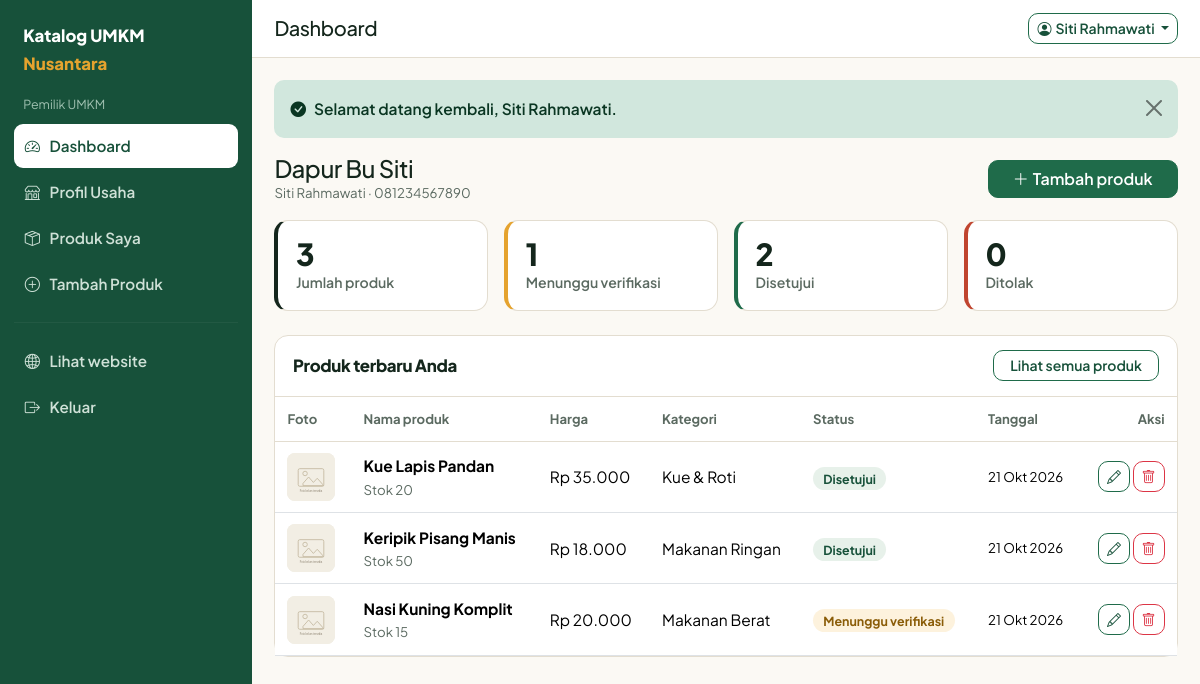
The page /pemilik/index.php (signed in) on the database its author committed.
### tables this page shows
CREATE TABLE `umkm` (
  `id`           INT AUTO_INCREMENT PRIMARY KEY,
  `user_id`      INT NOT NULL,
  `nama_usaha`   VARCHAR(150) NOT NULL,
  `nama_pemilik` VARCHAR(100) NOT NULL,
  `alamat`       TEXT NULL,
  `no_telepon`   VARCHAR(20) NOT NULL,
  `deskripsi`    TEXT NULL,
  `foto_umkm`    VARCHAR(255) NULL,
  `status`       ENUM('menunggu','disetujui','ditolak') NOT NULL DEFAULT 'menunggu',
  `created_at`   TIMESTAMP NOT NULL DEFAULT CURRENT_TIMESTAMP,
  `updated_at`   TIMESTAMP NOT NULL DEFAULT CURRENT_TIMESTAMP ON UPDATE CURRENT_TIMESTAMP,
  UNIQUE KEY `uk_umkm_user` (`user_id`),
  CONSTRAINT `fk_umkm_user` FOREIGN KEY (`user_id`) REFERENCES `users` (`id`) ON DELETE CASCADE
);

CREATE TABLE `products` (
  `id`               INT AUTO_INCREMENT PRIMARY KEY,
  `umkm_id`          INT NOT NULL,
  `category_id`      INT NULL,
  `nama_produk`      VARCHAR(150) NOT NULL,
  `deskripsi`        TEXT NULL,
  `harga`            DECIMAL(12,2) NOT NULL DEFAULT 0,
  `stok`             INT NOT NULL DEFAULT 0,
  `no_wa`            VARCHAR(20) NULL,            
  `foto_produk`      VARCHAR(255) NULL,
  `status`           ENUM('menunggu','disetujui','ditolak') NOT NULL DEFAULT 'menunggu',
  `alasan_penolakan` TEXT NULL,
  `created_at`       TIMESTAMP NOT NULL DEFAULT CURRENT_TIMESTAMP,
  `updated_at`       TIMESTAMP NOT NULL DEFAULT CURRENT_TIMESTAMP ON UPDATE CURRENT_TIMESTAMP,
  KEY `idx_produk_status` (`status`),
  KEY `idx_produk_umkm` (`umkm_id`),
  KEY `idx_produk_kategori` (`category_id`),
  CONSTRAINT `fk_produk_umkm` FOREIGN KEY (`umkm_id`) REFERENCES `umkm` (`id`) ON DELETE CASCADE,
  CONSTRAINT `fk_produk_kategori` FOREIGN KEY (`category_id`) REFERENCES `categories` (`id`) ON DELETE SET NULL
);

CREATE TABLE `categories` (
  `id`            INT AUTO_INCREMENT PRIMARY KEY,
  `nama_kategori` VARCHAR(80) NOT NULL,
  `deskripsi`     VARCHAR(255) NULL,
  UNIQUE KEY `uk_kategori_nama` (`nama_kategori`)
);

### config/database.php (called while the page is built, shortened)
<?php
function db()
{
    static $pdo = null;
    if ($pdo === null) {
        $dsn = 'mysql:host=' . DB_HOST . ';dbname=' . DB_NAME . ';charset=utf8mb4';
        try {
            $pdo = new PDO($dsn, DB_USER, DB_PASS, [
                PDO::ATTR_ERRMODE            => PDO::ERRMODE_EXCEPTION,
                PDO::ATTR_DEFAULT_FETCH_MODE => PDO::FETCH_ASSOC,
                PDO::ATTR_EMULATE_PREPARES   => false,
            ]);
        } catch (PDOException $e) {
            error_log('Koneksi database gagal: ' . $e->getMessage());
            exit('Koneksi ke database gagal. Periksa kembali file config/database.php dan pastikan MySQL sudah berjalan.');
        }
    }
    return $pdo;
}

### includes/tabel_produk_pemilik.php (the view, shortened to what this page needs)
<div class="table-responsive">
  <table class="table align-middle mb-0">
    <thead>
      <tr>
        <th>Foto</th>
        <th>Nama produk</th>
        <th>Harga</th>
        <th>Kategori</th>
        <th>Status</th>
        <th>Tanggal</th>
        <th class="text-end">Aksi</th>
      </tr>
    </thead>
    <tbody>
    <?php foreach ($daftar as $row): ?>
      <tr>
        <td><img class="foto-tabel" src="<?= gambar('produk', $row['foto_produk']) ?>" alt="Foto <?= e($row['nama_produk']) ?>"></td>
        <td>
          <div class="fw-bold"><?= e($row['nama_produk']) ?></div>
          <div class="bantuan">Stok <?= (int) $row['stok'] ?></div>
        </td>
        <td><?= rupiah($row['harga']) ?></td>
        <td><?= e($row['nama_kategori'] ?? 'Tanpa kategori') ?></td>
        <td>
          <?= status_badge($row['status']) ?>
        </td>
        <td class="bantuan"><?= tanggal_id($row['created_at']) ?></td>
        <td class="text-end text-nowrap">
          <a class="btn btn-garis btn-sm" href="<?= url('pemilik/produk-edit.php?id=' . (int) $row['id']) ?>" title="Edit produk"><i class="bi bi-pencil"></i></a>
          <button type="button" class="btn btn-outline-danger btn-sm tombol-hapus"
                  data-nama="<?= e($row['nama_produk']) ?>"
                  data-id="<?= (int) $row['id'] ?>"
                  data-aksi="<?= url('pemilik/produk.php') ?>" title="Hapus produk"><i class="bi bi-trash"></i></button>
        </td>
      </tr>
    <?php endforeach; ?>
    </tbody>
  </table>
</div>

### includes/panel_header.php (shortened to what this page needs)
<?php
$judul     = $judul     ?? 'Dashboard';
$menuAktif = $menuAktif ?? '';
$u         = user();
if (is_admin()) {
    $menungguCount = (int) db()->query("SELECT COUNT(*) FROM products WHERE status = 'menunggu'")->fetchColumn();
    $menu = [
        'dashboard' => ['Dashboard',     'admin/index.php',    'speedometer2', null],
        'umkm'      => ['Data UMKM',     'admin/umkm.php',     'shop',         null],
        'produk'    => ['Semua Produk',  'admin/produk.php',   'box-seam',     null],
        'verifikasi'=> ['Verifikasi',    'admin/produk.php?status=menunggu', 'patch-check', $menungguCount ?: null],
        'kategori'  => ['Kategori',      'admin/kategori.php', 'tags',         null],
        'laporan'   => ['Laporan',       'admin/laporan.php',  'file-earmark-text', null],
    ];
    $peran = 'Admin';
} else {
    $menu = [
        'dashboard' => ['Dashboard',      'pemilik/index.php',         'speedometer2',  null],
        'profil'    => ['Profil Usaha',   'pemilik/profil.php',        'shop',          null],
        'produk'    => ['Produk Saya',    'pemilik/produk.php',        'box-seam',      null],
        'tambah'    => ['Tambah Produk',  'pemilik/produk-tambah.php', 'plus-circle',   null],
    ];
    $peran = 'Pemilik UMKM';
}
function gambar_menu(array $menu, $menuAktif)
{
    foreach ($menu as $kunci => $m) {
        $aktif = $menuAktif === $kunci ? ' aktif' : '';
        echo '<a class="menu' . $aktif . '" href="' . url($m[1]) . '">'
           . '<i class="bi bi-' . e($m[2]) . '"></i><span>' . e($m[0]) . '</span>';
        echo '</a>';
    }
}
?>
<!DOCTYPE html>
<html lang="id">
<head>
<link href="https://cdn.jsdelivr.net/npm/bootstrap@5.3.3/dist/css/bootstrap.min.css" rel="stylesheet">
<link href="https://cdn.jsdelivr.net/npm/bootstrap-icons@1.11.3/font/bootstrap-icons.min.css" rel="stylesheet">
<link href="<?= asset('css/style.css') ?>" rel="stylesheet">
</head>
<body>
<div class="panel-wrap">
  <aside class="sidebar">
    <a class="merek" href="<?= url('index.php') ?>">Katalog UMKM <span>Nusantara</span></a>
    <div class="peran"><?= e($peran) ?></div>
    <?php gambar_menu($menu, $menuAktif); ?>
    <hr>
    <a class="menu" href="<?= url('index.php') ?>"><i class="bi bi-globe2"></i><span>Lihat website</span></a>
    <a class="menu" href="<?= url('auth/logout.php') ?>"><i class="bi bi-box-arrow-right"></i><span>Keluar</span></a>
  </aside>
  <div class="panel-isi">
    <header class="panel-atas">
      <div class="d-flex align-items-center gap-2">
        <div>
          <h1 class="h5 mb-0"><?= e($judul) ?></h1>
        </div>
      </div>
      <div class="dropdown">
        <button class="btn btn-garis btn-sm dropdown-toggle" data-bs-toggle="dropdown" aria-expanded="false">
          <i class="bi bi-person-circle me-1"></i><span class="d-none d-sm-inline"><?= e($u['nama']) ?></span>
        </button>
      </div>
    </header>
    <main class="panel-konten">
      <?php tampilkan_notif(); ?>

### includes/functions.php (shortened to what this page needs)
<?php
function e($value)
{
    return htmlspecialchars((string) $value, ENT_QUOTES, 'UTF-8');
}
function url($path = '')
{
    return BASE_URL . '/' . ltrim($path, '/');
}
function asset($path)
{
    return url('assets/' . ltrim($path, '/'));
}
function gambar($folder, $file)
{
    return asset('img/placeholder-' . ($folder === 'umkm' ? 'umkm' : 'produk') . '.svg');
}
function rupiah($angka)
{
    return 'Rp ' . number_format((float) $angka, 0, ',', '.');
}
function tanggal_id($datetime, $denganJam = false)
{
    $bulan = [1 => 'Jan', 'Feb', 'Mar', 'Apr', 'Mei', 'Jun', 'Jul', 'Agu', 'Sep', 'Okt', 'Nov', 'Des'];
    $t = strtotime($datetime);
    $hasil = date('j', $t) . ' ' . $bulan[(int) date('n', $t)] . ' ' . date('Y', $t);
    return $denganJam ? $hasil . ', ' . date('H:i', $t) : $hasil;
}
function tampilkan_notif()
{
    $peta = ['sukses' => 'success', 'gagal' => 'danger', 'info' => 'info'];
    $ikon = ['sukses' => 'check-circle-fill', 'gagal' => 'exclamation-triangle-fill', 'info' => 'info-circle-fill'];
    foreach ($_SESSION['flash'] as $f) {
        $kelas = $peta[$f['tipe']] ?? 'info';
        echo '<div class="alert alert-' . $kelas . ' alert-dismissible fade show notif" role="alert">'
           . '<i class="bi bi-' . ($ikon[$f['tipe']] ?? 'info-circle-fill') . ' me-2"></i>' . e($f['pesan'])
           . '<button type="button" class="btn-close" data-bs-dismiss="alert" aria-label="Tutup"></button></div>';
    }
}
function user()
{
    return $_SESSION['user'] ?? null;
}
function sudah_login()
{
    return user() !== null;
}
function is_admin()
{
    return sudah_login() && user()['role'] === 'admin';
}
function is_pemilik()
{
    return sudah_login() && user()['role'] === 'umkm';
}
function umkm_saya()
{
    $stmt = db()->prepare('SELECT * FROM umkm WHERE user_id = ? LIMIT 1');
    $stmt->execute([user()['id']]);
    $data = $stmt->fetch();
    return $data ?: null;
}
function status_teks($status)
{
    $peta = [
        ST_MENUNGGU  => 'Menunggu verifikasi',
        ST_DISETUJUI => 'Disetujui',
        ST_DITOLAK   => 'Ditolak',
    ];
    return $peta[$status] ?? $status;
}
function status_badge($status)
{
    $kelas = [
        ST_MENUNGGU  => 'badge-menunggu',
        ST_DISETUJUI => 'badge-disetujui',
        ST_DITOLAK   => 'badge-ditolak',
    ];
    return '<span class="badge-status ' . ($kelas[$status] ?? '') . '">' . e(status_teks($status)) . '</span>';
}

### pemilik/index.php (shortened to what this page needs)
<?php
$umkm = umkm_saya();
$stat = ['total' => 0, 'menunggu' => 0, 'disetujui' => 0, 'ditolak' => 0];
$daftar = [];
if ($umkm) {
    $s = db()->prepare(
        "SELECT COUNT(*) AS total,
                SUM(status = 'menunggu')  AS menunggu,
                SUM(status = 'disetujui') AS disetujui,
                SUM(status = 'ditolak')   AS ditolak
         FROM products WHERE umkm_id = ?"
    );
    $s->execute([$umkm['id']]);
    $hasil = $s->fetch();
    $stat = [
        'total'     => (int) $hasil['total'],
        'menunggu'  => (int) $hasil['menunggu'],
        'disetujui' => (int) $hasil['disetujui'],
        'ditolak'   => (int) $hasil['ditolak'],
    ];
    $d = db()->prepare(
        'SELECT p.*, c.nama_kategori
         FROM products p LEFT JOIN categories c ON c.id = p.category_id
         WHERE p.umkm_id = ? ORDER BY p.created_at DESC LIMIT 5'
    );
    $d->execute([$umkm['id']]);
    $daftar = $d->fetchAll();
}
$judul     = 'Dashboard';
require_once APP_ROOT . '/includes/panel_header.php';
?>
<?php if (!$umkm): ?>
  <div class="kotak">
    <div class="kotak-badan text-center py-5">
      <h2 class="h5">Lengkapi profil usaha dulu</h2>
      <p class="bantuan">Produk baru bisa ditambahkan setelah data usaha Anda terisi.</p>
      <a class="btn btn-utama px-4" href="<?= url('pemilik/profil.php') ?>">Isi profil usaha</a>
    </div>
  </div>
<?php else: ?>
  <div class="d-flex justify-content-between align-items-center flex-wrap gap-2 mb-3">
    <div>
      <h2 class="h4 mb-0"><?= e($umkm['nama_usaha']) ?></h2>
      <p class="bantuan mb-0"><?= e($umkm['nama_pemilik']) ?> &middot; <?= e($umkm['no_telepon']) ?></p>
    </div>
    <a class="btn btn-utama px-4" href="<?= url('pemilik/produk-tambah.php') ?>"><i class="bi bi-plus-lg me-1"></i>Tambah produk</a>
  </div>
  <div class="row g-3 mb-4">
    <div class="col-6 col-lg-3"><div class="statistik tepi-tinta"><div class="angka"><?= $stat['total'] ?></div><div class="label">Jumlah produk</div></div></div>
    <div class="col-6 col-lg-3"><div class="statistik tepi-kunyit"><div class="angka"><?= $stat['menunggu'] ?></div><div class="label">Menunggu verifikasi</div></div></div>
    <div class="col-6 col-lg-3"><div class="statistik tepi-hijau"><div class="angka"><?= $stat['disetujui'] ?></div><div class="label">Disetujui</div></div></div>
    <div class="col-6 col-lg-3"><div class="statistik tepi-bata"><div class="angka"><?= $stat['ditolak'] ?></div><div class="label">Ditolak</div></div></div>
  </div>
  <div class="kotak">
    <div class="kotak-kepala">
      <h2>Produk terbaru Anda</h2>
      <a class="btn btn-garis btn-sm px-3" href="<?= url('pemilik/produk.php') ?>">Lihat semua produk</a>
    </div>
    <?php if ($daftar): ?>
      <?php require APP_ROOT . '/includes/tabel_produk_pemilik.php'; ?>
    <?php endif; ?>
  </div>
<?php endif; ?>
<?php require_once APP_ROOT . '/includes/panel_footer.php'; ?>

### assets/css/style.css (style rules this page uses)
:root { --kertas: #fbf9f4; --kertas-tua: #f2eee4; --tinta: #14261c; --tinta-lembut: #5b6a61; --hijau: #1f6b4a; --hijau-tua: #17513a; --hijau-muda: #e7f1ea; --kunyit: #e5a32e; --kunyit-muda: #fdf2dd; --bata: #c0452f; --bata-muda: #fbe8e4; --wa: #1fae56; --garis: #e3ddd0; --radius: 14px; --bayang: 0 1px 2px rgba(20, 38, 28, .06), 0 8px 24px -16px rgba(20, 38, 28, .35); --bs-primary: #1f6b4a; --bs-primary-rgb: 31, 107, 74; --bs-body-font-family: "Plus Jakarta Sans", system-ui, -apple-system, "Segoe UI", sans-serif; }
body { background: var(--kertas); color: var(--tinta); font-family: var(--bs-body-font-family); font-size: 15.5px; line-height: 1.65; }
h1, h2, h3, h4, h5, .h1, .h2, .h3 { font-weight: 800; letter-spacing: -.02em; color: var(--tinta); }
h1 { font-size: clamp(1.9rem, 1.2rem + 2.4vw, 3rem); line-height: 1.15; }
h2 { font-size: clamp(1.4rem, 1.1rem + 1.1vw, 1.9rem); }
p { max-width: 68ch; }
a { color: var(--hijau-tua); }
.btn { border-radius: 10px; font-weight: 600; }
.btn-utama { background: var(--hijau); border-color: var(--hijau); color: #fff; }
.btn-garis { border: 1.5px solid var(--hijau); color: var(--hijau-tua); background: transparent; }
.badge-status { border-radius: 999px; padding: .22rem .65rem; font-size: .78rem; font-weight: 700; white-space: nowrap; }
.badge-menunggu { background: var(--kunyit-muda); color: #8a5c07; }
.badge-disetujui { background: var(--hijau-muda); color: var(--hijau-tua); }
.panel-wrap { display: flex; min-height: 100vh; }
.sidebar { width: 252px; flex: 0 0 252px; background: var(--hijau-tua); color: #dce9e1; padding: 1.1rem .85rem; position: sticky; top: 0; height: 100vh; overflow-y: auto; }
.sidebar .merek { color: #fff; font-weight: 800; font-size: 1.05rem; text-decoration: none; display: block; padding: .3rem .6rem 1rem; }
.sidebar .merek span { color: var(--kunyit); }
.sidebar .peran { font-size: .78rem; color: #9fc0b0; padding: 0 .6rem .6rem; }
.sidebar a.menu { display: flex; align-items: center; gap: .6rem; color: #cfe1d7; text-decoration: none; padding: .58rem .7rem; border-radius: 9px; font-weight: 600; font-size: .95rem; margin-bottom: .15rem; }
.sidebar a.menu.aktif { background: #fff; color: var(--hijau-tua); }
.sidebar hr { border-color: rgba(255, 255, 255, .18); }
.panel-isi { flex: 1; min-width: 0; background: var(--kertas); }
.panel-atas { background: #fff; border-bottom: 1px solid var(--garis); padding: .8rem 1.4rem; display: flex; align-items: center; gap: 1rem; justify-content: space-between; }
.panel-konten { padding: 1.4rem; }
.statistik { background: #fff; border: 1px solid var(--garis); border-radius: var(--radius); padding: 1rem 1.1rem; height: 100%; }
.statistik .angka { font-size: 1.9rem; font-weight: 800; line-height: 1.1; }
.statistik .label { color: var(--tinta-lembut); font-size: .88rem; font-weight: 600; }
.statistik.tepi-hijau { border-left: 4px solid var(--hijau); }
.statistik.tepi-kunyit { border-left: 4px solid var(--kunyit); }
.statistik.tepi-bata { border-left: 4px solid var(--bata); }
.statistik.tepi-tinta { border-left: 4px solid var(--tinta); }
.kotak { background: #fff; border: 1px solid var(--garis); border-radius: var(--radius); }
.kotak-kepala { padding: .9rem 1.1rem; border-bottom: 1px solid var(--garis); display: flex; justify-content: space-between; align-items: center; gap: 1rem; flex-wrap: wrap; }
.kotak-kepala h2, .kotak-kepala h1 { font-size: 1.05rem; margin: 0; }
.table > :not(caption) > * > * { padding: .7rem .75rem; }
.table thead th { font-size: .82rem; color: var(--tinta-lembut); font-weight: 700; border-bottom-color: var(--garis); }
.table td { vertical-align: middle; }
.foto-tabel { width: 48px; height: 48px; border-radius: 8px; object-fit: cover; background: var(--kertas-tua); }
.bantuan { font-size: .83rem; color: var(--tinta-lembut); }
.notif { border: 0; border-radius: 10px; font-weight: 600; }

### rows shown on the page
umkm: nama_pemilik "Siti Rahmawati", nama_usaha "Dapur Bu Siti", no_telepon "081234567890"
products: nama_produk "Kue Lapis Pandan", stok "20", harga "Rp 35.000", category.nama_kategori "Kue & Roti", status "Disetujui", created_at "21 Okt 2026"
products: nama_produk "Keripik Pisang Manis", stok "50", harga "Rp 18.000", category.nama_kategori "Makanan Ringan", status "Disetujui", created_at "21 Okt 2026"
products: nama_produk "Nasi Kuning Komplit", stok "15", harga "Rp 20.000", category.nama_kategori "Makanan Berat", status "Menunggu verifikasi", created_at "21 Okt 2026"

### other values the page prints
$peran "Pemilik UMKM"
$m[0] "Dashboard"
$m[0] "Profil Usaha"
$m[0] "Produk Saya"
$m[0] "Tambah Produk"
$judul "Dashboard"
$f['pesan'] "Selamat datang kembali, Siti Rahmawati."
$stat['total'] "3"
$stat['menunggu'] "1"
$stat['disetujui'] "2"
$stat['ditolak'] "0"
